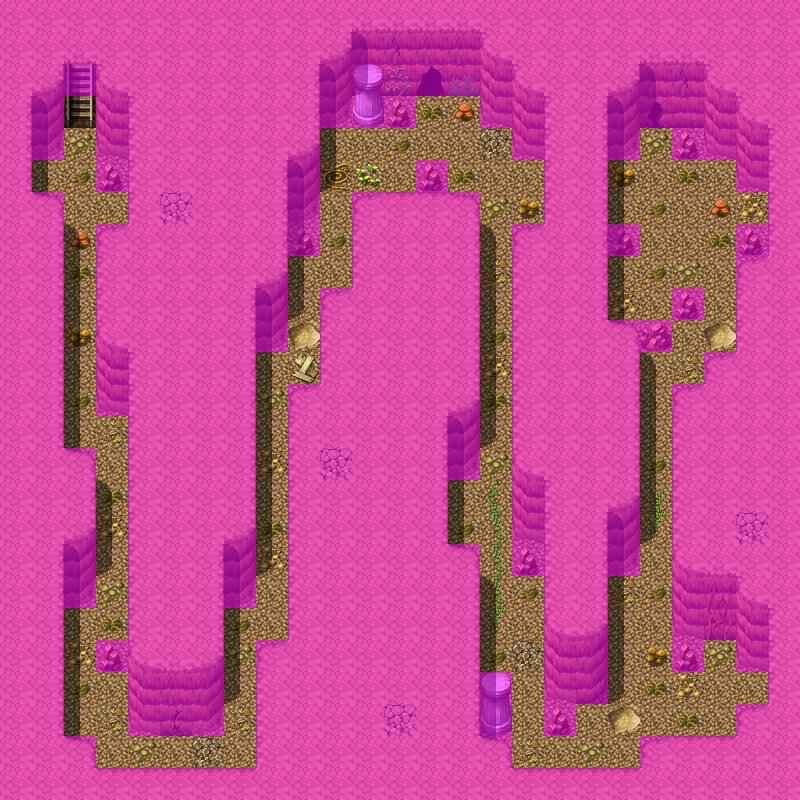

The image is a tile-based game level rendered from a .tmx file. Its description and source (layers, tilesets, objects; grid data summarised) follow:
An orthogonal 25x25 tile map with 32x32 px tiles, 4 tile layers (Ground, Objects, Above, Walkable), 16 tilesets and 15 objects (14x spawn, mapchange).

<map version="1.0" orientation="orthogonal" width="25" height="25" tilewidth="32" tileheight="32">
    <tileset firstgid="1" name="map_25" tilewidth="32" tileheight="32">
        <image source="../drawable/map_25.png" width="256" height="256" />
    </tileset>
    <tileset firstgid="65" name="map_21" tilewidth="32" tileheight="32">
        <image source="../drawable/map_21.png" width="256" height="256" />
    </tileset>
    <tileset firstgid="129" name="map_0" tilewidth="32" tileheight="32">
        <image source="../drawable/map_0.png" width="256" height="256" />
    </tileset>
    <tileset firstgid="193" name="map_5" tilewidth="32" tileheight="32">
        <image source="../drawable/map_5.png" width="256" height="256" />
    </tileset>
    <tileset firstgid="257" name="map_3" tilewidth="32" tileheight="32">
        <image source="../drawable/map_3.png" width="256" height="256" />
    </tileset>
    <tileset firstgid="321" name="map_10" tilewidth="32" tileheight="32">
        <image source="../drawable/map_10.png" width="256" height="256" />
    </tileset>
    <tileset firstgid="385" name="map_1" tilewidth="32" tileheight="32">
        <image source="../drawable/map_1.png" width="256" height="256" />
    </tileset>
    <tileset firstgid="449" name="map_6" tilewidth="32" tileheight="32">
        <image source="../drawable/map_6.png" width="256" height="256" />
    </tileset>
    <tileset firstgid="513" name="map_17" tilewidth="32" tileheight="32">
        <image source="../drawable/map_17.png" width="256" height="256" />
    </tileset>
    <tileset firstgid="577" name="map_2" tilewidth="32" tileheight="32">
        <image source="../drawable/map_2.png" width="256" height="256" />
    </tileset>
    <tileset firstgid="641" name="map_8" tilewidth="32" tileheight="32">
        <image source="../drawable/map_8.png" width="256" height="256" />
    </tileset>
    <tileset firstgid="705" name="map_29" tilewidth="32" tileheight="32">
        <image source="../drawable/map_29.png" width="256" height="256" />
    </tileset>
    <tileset firstgid="769" name="map_9" tilewidth="32" tileheight="32">
        <image source="../drawable/map_9.png" width="256" height="256" />
    </tileset>
    <tileset firstgid="833" name="map_27" tilewidth="32" tileheight="32">
        <image source="../drawable/map_27.png" width="256" height="256" />
    </tileset>
    <tileset firstgid="897" name="map_18" tilewidth="32" tileheight="32">
        <image source="../drawable/map_18.png" width="256" height="256" />
    </tileset>
    <tileset firstgid="961" name="map_7" tilewidth="32" tileheight="32">
        <image source="../drawable/map_7.png" width="256" height="256" />
    </tileset>
    <layer name="Ground" width="25" height="25">
        <data>[625 cells, 625 non-empty, 12 distinct tile ids]</data>
    </layer>
    <layer name="Objects" width="25" height="25">
        <data>[625 cells, 146 non-empty, 36 distinct tile ids]</data>
    </layer>
    <layer name="Above" width="25" height="25">
        <data>[625 cells, 89 non-empty, 4 distinct tile ids]</data>
    </layer>
    <layer name="Walkable" width="25" height="25">
        <data>[625 cells, 486 non-empty, 1 distinct tile ids]</data>
    </layer>
    <objectgroup name="Mapevents" visible="0">
        <object name="up north" type="mapchange" x="64" y="96" width="32" height="32">
            <properties>
                <property name="map" value="roadcave0" />
                <property name="place" value="down north" />
            </properties>
        </object>
    </objectgroup>
    <objectgroup name="Spawn">
        <object name="jelly_b" type="spawn" x="608" y="128" width="160" height="96">
            <properties>
                <property name="spawngroup" value="jelly_b" />
            </properties>
        </object>
        <object name="jelly3" type="spawn" x="608" y="288" width="160" height="320">
            <properties>
                <property name="quantity" value="2" />
                <property name="spawngroup" value="jelly3" />
            </properties>
        </object>
        <object name="jelly3_1" type="spawn" x="608" y="640" width="160" height="96">
            <properties>
                <property name="spawngroup" value="jelly3" />
            </properties>
        </object>
        <object name="jelly1" type="spawn" x="512" y="672" width="32" height="64">
            <properties>
                <property name="spawngroup" value="jelly1" />
            </properties>
        </object>
        <object name="jelly3_2" type="spawn" x="480" y="544" width="32" height="32">
            <properties>
                <property name="spawngroup" value="jelly3" />
            </properties>
        </object>
        <object name="jelly3_3" type="spawn" x="480" y="224" width="32" height="256">
            <properties>
                <property name="quantity" value="2" />
                <property name="spawngroup" value="jelly3" />
            </properties>
        </object>
        <object name="jelly2" type="spawn" x="256" y="384" width="32" height="224">
            <properties>
                <property name="quantity" value="2" />
                <property name="spawngroup" value="jelly2" />
            </properties>
        </object>
        <object name="jelly3_4" type="spawn" x="320" y="96" width="224" height="96">
            <properties>
                <property name="quantity" value="2" />
                <property name="spawngroup" value="jelly3" />
            </properties>
        </object>
        <object name="jelly3_5" type="spawn" x="288" y="288" width="32" height="32">
            <properties>
                <property name="spawngroup" value="jelly3" />
            </properties>
        </object>
        <object name="jelly2_1" type="spawn" x="224" y="640" width="32" height="96">
            <properties>
                <property name="spawngroup" value="jelly2" />
            </properties>
        </object>
        <object name="jelly3_6" type="spawn" x="160" y="736" width="32" height="32">
            <properties>
                <property name="spawngroup" value="jelly3" />
            </properties>
        </object>
        <object name="jelly2_2" type="spawn" x="64" y="608" width="64" height="128">
            <properties>
                <property name="quantity" value="2" />
                <property name="spawngroup" value="jelly2" />
            </properties>
        </object>
        <object name="jelly2_3" type="spawn" x="96" y="448" width="32" height="96">
            <properties>
                <property name="spawngroup" value="jelly2" />
            </properties>
        </object>
        <object name="jelly2_4" type="spawn" x="64" y="224" width="32" height="160">
            <properties>
                <property name="quantity" value="2" />
                <property name="spawngroup" value="jelly2" />
            </properties>
        </object>
    </objectgroup>
    <objectgroup name="Keys" visible="0" />
</map>
